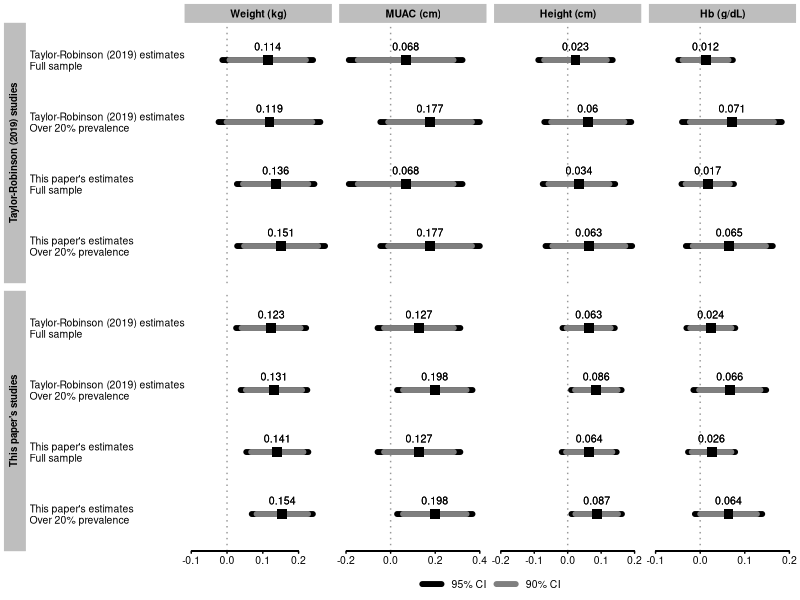
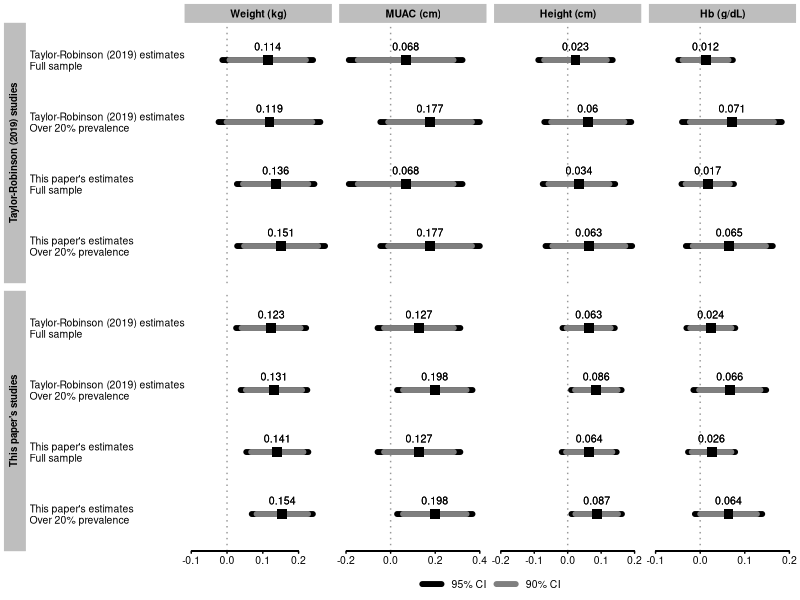

Recreate these plots in R, in order.
# This script creates a graph with the results saved in "output/tables/compare_decisions.csv"
# Created by Luiza Andrade on August 2023

library(tidyverse)
library(here)

data <-
  read_csv(
    here(
      "output/tables/compare_decisions.csv"
    )
  ) %>%
  mutate(
    source =
      paste(
        estimates,
        prevalence %>% str_replace_all("≥", "Over "),
        sep = "\n"
      ),
    outcome =
      factor(
        outcome,
        levels = c(
          "Weight (kg)",
          "MUAC (cm)",
          "Height (cm)",
          "Hb (g/dL)"
        ),
        ordered = TRUE
      )
  ) %>%
  pivot_longer(
    cols = c(ul90, ll90, ul95, ll95),
    names_to = c(".value", "ci"),
    names_pattern = "(..)(..)"
  ) %>%
  mutate(
    ci = factor(
      ci,
      levels = c(90, 95),
      labels = c("90% CI", "95% CI"),
      ordered = TRUE
    ),
    xline_y = case_when(
      sample == "This paper's studies" ~ .4
    ),
    xline_x = case_when(
      sample == "Taylor-Robinson (2015) studies" ~ NA,
      outcome == "Weight (kg)" ~ -.1,
      outcome == "MUAC (cm)" ~ -.2,
      outcome == "Height (cm)" ~ -.2,
      outcome == "Hb (g/dL)" ~ -.1
    ),
    xline_xend = case_when(
      sample == "Taylor-Robinson (2015) studies" ~ NA,
      outcome == "MUAC (cm)" ~ .4,
      TRUE ~ .2
    ),
    source = source %>%
      factor(
        levels = c(
          "This paper's estimates\nOver 20% prevalence",
          "This paper's estimates\nFull sample",
          "Taylor-Robinson (2019) estimates\nOver 20% prevalence",
          "Taylor-Robinson (2019) estimates\nFull sample"
        ),
        ordered = TRUE
      )
  )



linesize <- .5
fontsize <- 7.5

data %>%
  ggplot(
    aes(
      y = source,
      yend = source
    )
  ) +
  geom_vline(
    xintercept = 0,
    color = "gray60",
    linetype = "dotted",
    linewidth = linesize
  ) +
  geom_segment(
    data = . %>% filter(ci == "95% CI"),
    aes(
      x = ll,
      xend = ul,
      color = ci
    ),
    linewidth = 2,
    lineend = "round"
  ) +
  geom_segment(
    data = . %>% filter(ci == "90% CI"),
    aes(
      x = ll,
      xend = ul,
      color = ci
    ),
    linewidth = 2,
    lineend = "round"
  ) +
  geom_segment(
    aes(
      x = xline_x,
      xend = xline_xend,
      y = xline_y,
      yend = xline_y
    ),
    color = "black",
    size = linesize
  ) +
  geom_text(
    aes(
      x = pe,
      label = round(pe, 3)
    ),
    vjust = -1.2,
    size = 2.7
  ) +
  geom_point(
    aes(
      x = pe
    ),
    size = 3,
    shape = 15
  ) +
  facet_grid(
    sample ~ outcome,
    scale = "free_x",
    switch = "y"
  ) +
  labs(
    color = NULL,
    y = NULL
  ) +
  theme_void() +
  scale_color_manual(values = c("black", "gray50")) +
  theme(
    text = element_text(size = fontsize),
    axis.text.x = element_text(vjust = .05),
    axis.text.y = element_text(hjust = 0),
    axis.ticks.x = element_line(
      color = "black",
      size = linesize
    ),
    axis.ticks.length.x = unit(.05, "cm"),
    legend.position = "bottom",
    panel.background = element_blank(),
    strip.background = element_rect(
      fill = "gray",
      color = "gray"
    ),
    strip.placement = "outside",
    strip.text = element_text(
      size = fontsize,
      margin = margin(.1, .1, .1, .1, "cm"),
      face = "bold"
    ),
    strip.text.y = element_text(
      angle = 90,
      size = fontsize - .5,
      margin = margin(.1, .2, .1, .1, "cm")
    ),
    plot.margin = margin(.1, .1, .1, .1, "cm"),
    legend.text = element_text(size = fontsize)
  )

  ggsave(
    here(
      "output/figures/figureS1.png"
    ),
    width = 7.5,
    height = 4,
    units = c("in"),
    bg = "white"
  )

